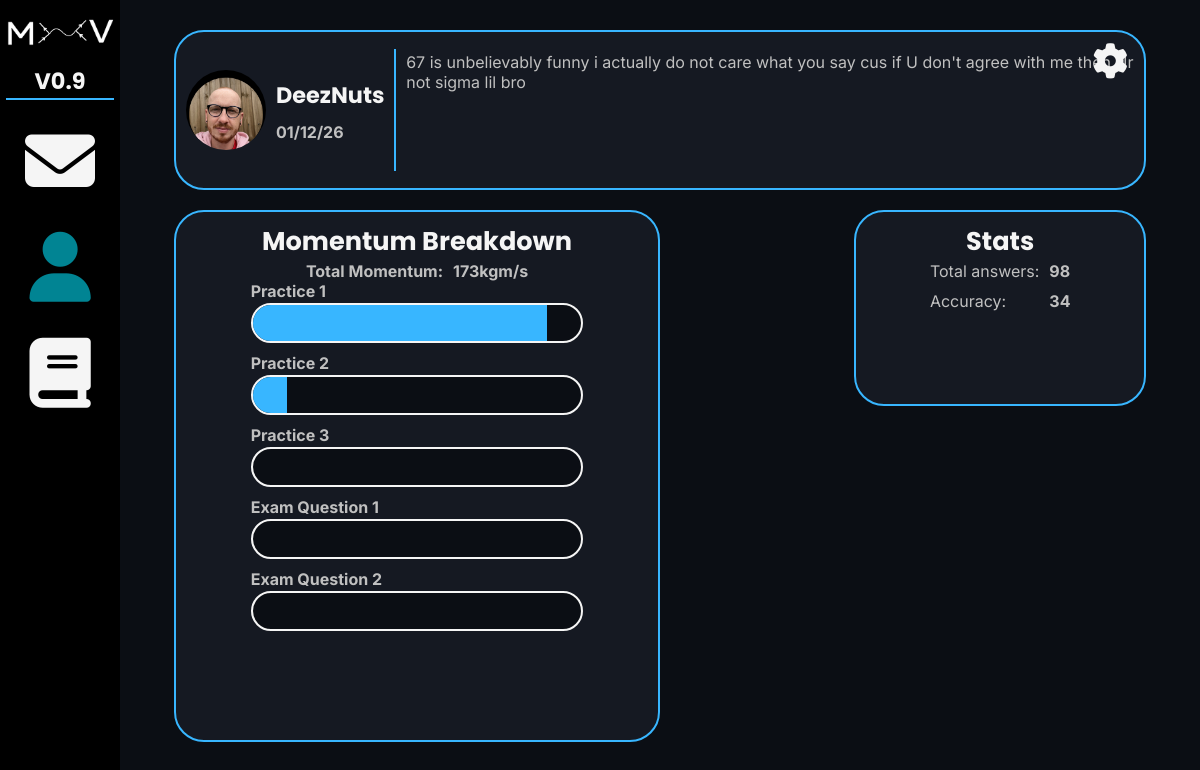
Page /home/1 on the earlier database version.
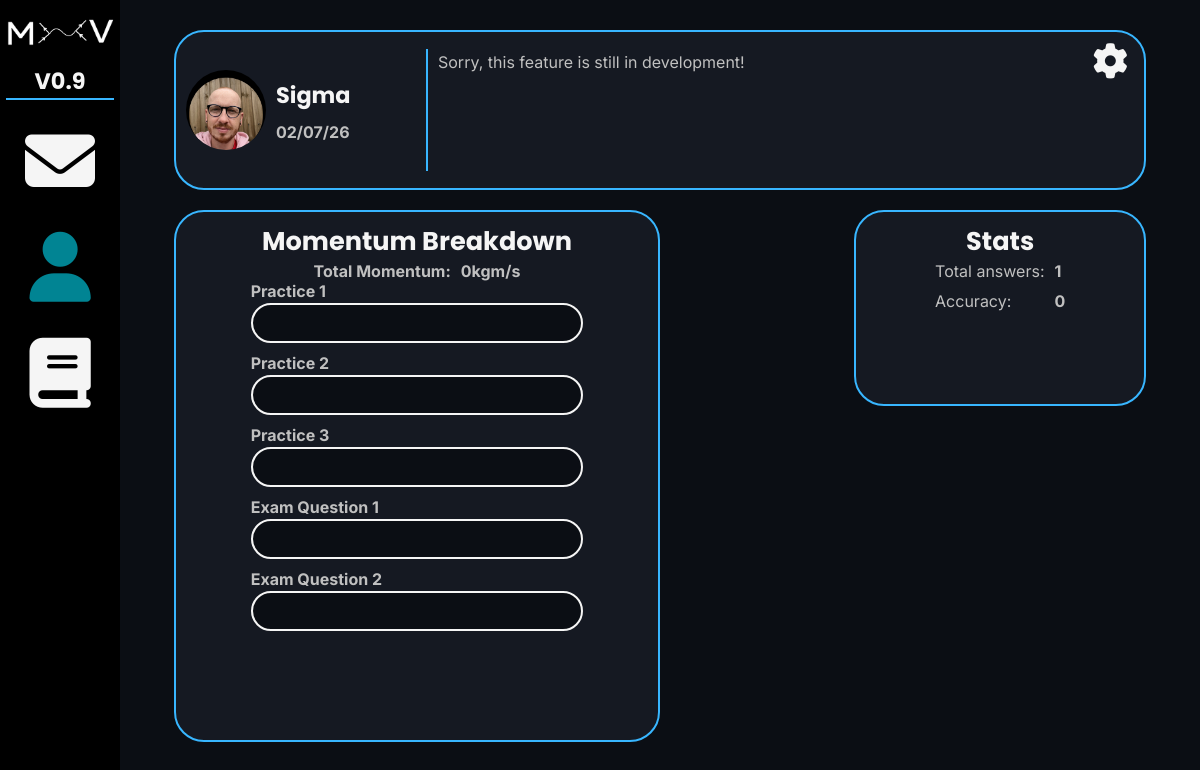
Same page on the later database version.
### database/create_db.py (models this page shows)
class User(db.Model):
    __tablename__ = "users"
    user_id = db.Column(db.Integer, primary_key=True)
    username = db.Column(db.String(10), nullable=False, unique=True)
    email = db.Column(db.String(254), nullable=False, unique=True)
    password_hash = db.Column(db.Integer)
    bio = db.Column(db.String(200), nullable=False)
    join_date = db.Column(db.DateTime, default=datetime.now)
    stats = db.relationship(
        "Stats", uselist=False, back_populates="user", cascade="all, delete-orphan"
    )

### routes/home.py (the view)
@home_bp.route("/home/<int:id>")
def home(id):
    service = Home(id)
    user_data = service.user_data()
    answer_data = service.answer_data()
    momentum_data = service.momentum_data()
    return render_template(
        "home.html",
        user_data=user_data,
        answer_data=answer_data,
        momentum_data=momentum_data,
        id=id,
    )

### database/select_db.py (called while the page is built)
    @staticmethod
    def get_all_momentum(id):
        user_stats = Stats.query.filter(Stats.user_id == id).first()
        return {
            "total": user_stats.total_momentum,
            "practice1": user_stats.practice1_momentum,
            "practice2": user_stats.practice2_momentum,
            "practice3": user_stats.practice3_momentum,
            "exam1": user_stats.exam1_momentum,
            "exam2": user_stats.exam2_momentum,
        }

    @staticmethod
    def get_answer_data(id):
        user_stats = Stats.query.filter(Stats.user_id == id).first()
        return {"total": user_stats.total_answers, "wrong": user_stats.wrong_answers}

    @staticmethod
    def get_user_data(id):
        user_stats = User.query.filter(User.user_id == id).first()
        return {
            "username": user_stats.username,
            "bio": user_stats.bio,
            "join_date": user_stats.join_date.strftime("%x"),
        }

### services/home_service.py (called while the page is built)
    def answer_data(self):
        answers = Select.get_answer_data(self.id)
        if answers["total"] != 0:
            accuracy = int(
                ((answers["total"] - answers["wrong"]) / answers["total"]) * 100
            )
        else:
            accuracy = 0
        return {"total": answers["total"], "accuracy": accuracy}

    def momentum_data(self):
        data = Select.get_all_momentum(self.id)
        for key in data:
            if key == "total":  # Don't want to convert total to a percentage
                continue
            data[key] = self.to_percent(data[key], data["total"])
        return data

    def to_percent(self, data, total):
        if total != 0:
            return 100 * (data / total)
        else:
            return 0

    def user_data(self):
        return Select.get_user_data(self.id)

### templates/home.html (shortened to what this page needs)
{% extends "joined.html" %} {% block style2 %}
<link rel="stylesheet" href="{{url_for('static', filename='css/home.css')}}" />
{% endblock %} {% block main %}
<main>
	<div id="top-div" class="card">
		<div id="profile-div">
			<img
				id="profile-picture"
				src="{{url_for('static', filename='images/profile_pictures/keating_pfp.png')}}"
			/>
			<div id="profile-details-div">
				<h3 id="username">{{ user_data.username }}</h3>
				<h4 id="join-date">{{ user_data.join_date }}</h4>
			</div>
		</div>
		<div class="vertical-bar"></div>
		<p id="bio">{{ user_data.bio }}</p>
		<a href="/profile-settings/{{ id }}" class="header-link"><i class="fa-solid fa-gear" id="settings-link"></i></a>
	</div>
	<div id="bottom-div">
		<div id="momentum-div" class="card">
			<h2>Momentum Breakdown</h2>
			<div id="total-momentum-div">
				<h4 id="total-momentum">Total Momentum:</h4>
				<h4>{{ momentum_data.total }}kgm/s</h4>
			</div>
			<div class="bar-div">
				<h4 class="bar-title">Practice 1</h4>
				<div class="bar-container">
					<div id="practice1" class="bar"></div>
				</div>
			</div>
			<div class="bar-div">
				<h4 class="bar-title">Practice 2</h4>
				<div class="bar-container">
					<div id="practice2" class="bar"></div>
				</div>
			</div>
			<div class="bar-div">
				<h4 class="bar-title">Practice 3</h4>
				<div class="bar-container">
				</div>
			</div>
			<div class="bar-div">
				<h4 class="bar-title">Exam Question 1</h4>
				<div class="bar-container">
				</div>
			</div>
			<div class="bar-div">
				<h4 class="bar-title">Exam Question 2</h4>
				<div class="bar-container">
				</div>
			</div>
		</div>
		<div id="stats-div" class="card">
			<h2>Stats</h2>
			<div id="stats-display-div">
				<div id="stat-type-div">
					<p class="row1">Total answers:</p>
					<p>Accuracy:</p>
				</div>
				<div id="stat-data-div">
					<h4 id="total-answers" class="row1">{{ answer_data.total }}</h4>
					<h4 id="accuracy">{{ answer_data.accuracy }}</h4>
				</div>
			</div>
		</div>
	</div>
</main>
{% endblock %}

### templates/joined.html (shortened to what this page needs)
{% extends "base.html" %} {% block style %}
<link
	rel="stylesheet"
	href="{{ url_for('static', filename='css/joined.css') }}"
/>
<link
	rel="stylesheet"
	href="https://cdnjs.cloudflare.com/ajax/libs/font-awesome/6.5.0/css/all.min.css"
/>
{% block style2 %}{% endblock %} {% endblock %} {% block content %}
<body>
	<header>
		<div id="logo-div">
			<img
				id="MxV-logo"
				src="{{ url_for('static', filename='images/MxVlogo.png')}}"
				alt="MxV logo."
				title="Mass x Velocity"
			/>
			<h3>V0.9</h3>
			<div class="horizontal-bar"></div>
		</div>
		<div id="nav-div">
			<a href="mailto:dylan08code@gmail.com" target="_blank"
				><i class="fa-solid fa-envelope" id="mail"></i
			></a>
			<a href="/home/{{ id }}"><i class="fa-solid fa-user" id="home"></i></a>
			<a href="/topics/{{ id }}"
				><i class="fa-solid fa-book" id="topics"></i
			></a>
		</div>
	</header>
	{% block main %}{% endblock %} {% endblock %}

### templates/base.html (shortened to what this page needs)
<!doctype html>
<html>
	<head>
		<link
			rel="stylesheet"
			href="{{url_for('static', filename='css/styles.css')}}"
		/>
		{% block style %}{% endblock %}
	</head>
	{% block content %}{% endblock %}
</html>

### static/css/styles.css (style rules this page uses)
:root { --bg: #0b0e14; --card: #151922; --border: #38b6ff; --button: #018493; --primary: #f5f5f5; --secondary: #c0c0c0; --input: #1c2028; --error: #b71c1c; }
* { margin: 0; padding: 0; box-sizing: border-box; }
html, body { width: 100%; overflow-x: hidden; height: 100vh; background: var(--bg); }
header { background-color: black; width: 10vw; height: 100vh; position: fixed; z-index: 10; display: flex; flex-direction: column; align-items: center; justify-content: space-around; }
header a, .header-link { transition: 0.3s ease-in-out; }
h1, h2, h3, button, header a, .dropdown, .header-link, input[type="submit"], .button { font-family: "Poppins", system-ui, sans-serif; font-size: 2.2rem; color: var(--primary); }
h2 { font-size: 1.6rem; }
h3, button, header a, .dropdown, input[type="submit"], .button { font-size: 1.4rem; }
p, h4, input[type="email"], input[type="password"], input[type="text"], textarea, a, input[type="float"] { font-family: "Inter", system-ui, sans-serif; font-size: 1rem; color: var(--secondary); }
h4 { font-weight: bold; }
.card { background-color: var(--card); padding: 0.625rem; border: 2px solid var(--border); border-radius: 1.875rem; }
.vertical-bar { width: 2px; height: 90%; background-color: var(--border); }
.horizontal-bar { width: 90%; height: 2px; background-color: var(--border); }

### static/css/joined.css (style rules this page uses)
header { justify-content: flex-start; }
header a { font-size: 4.375rem; }
#logo-div { display: flex; flex-direction: column; align-items: center; margin-bottom: 0.625rem; }
#MxV-logo { width: 100%; }
#nav-div { display: flex; flex-direction: column; align-items: center; }
main { display: flex; flex-direction: column; align-items: center; justify-content: center; width: 90vw; height: 100vh; margin-left: 10vw; }

### static/css/home.css (style rules this page uses)
:root { --bar: #0b0e14; --bar-border: #f5f5f5; --bar-fg: #38b6ff; --selected-fg: #018493; }
#home { color: var(--selected-fg); }
#top-div, #bottom-div { width: 90%; display: flex; }
#top-div { margin-bottom: 1.25rem; height: 20vh; align-items: center; position: relative; }
#bottom-div { height: 70vh; justify-content: space-between; }
#profile-div { display: flex; align-items: center; width: 20vw; }
#profile-picture { width: 10vh; height: 10vh; border-radius: 50%; margin-right: 0.625rem; aspect-ratio: 1 / 1; object-fit: cover; }
#profile-details-div { height: 90%; display: flex; flex-direction: column; margin-right: 0.625rem; }
#username { margin-bottom: 0.625rem; }
#bio { margin-left: 0.625rem; height: 85%; }
#settings-link { position: absolute; top: 0.67rem; right: 1rem; }
#momentum-div, #stats-div { width: 50%; height: 95%; display: flex; flex-direction: column; align-items: center; }
#total-momentum-div { display: flex; align-items: center; }
#total-momentum { margin-right: 0.625rem; }
.bar-div { width: 90%; margin-bottom: 0.625rem; }
.bar-title { padding-left: 10%; }
.bar-container { background-color: var(--bar); border: 2px solid var(--bar-border); width: 80%; border-radius: 9999px; height: 5vh; margin-top: 0.125rem; margin-left: 10%; margin-right: 10%; }
#stats-div { width: 30%; height: 35%; }
#stats-display-div { display: flex; }
#stat-type-div { margin-right: 10px; }
.row1 { margin-bottom: 10px; }

Differences in the rows shown:
changed User: username "DeezNuts" → "Sigma"; bio "67 is unbelievably funny i actually do not care what you say cus if U don't agree with me then Ur not sigma lil bro" → "Sorry, this feature is still in development!"
Other differences:
{{ user_data.join_date }}: "01/12/26" → "02/07/26"
{{ momentum_data.total }}: "173" → "0"
{{ answer_data.total }}: "98" → "1"
{{ answer_data.accuracy }}: "34" → "0"
